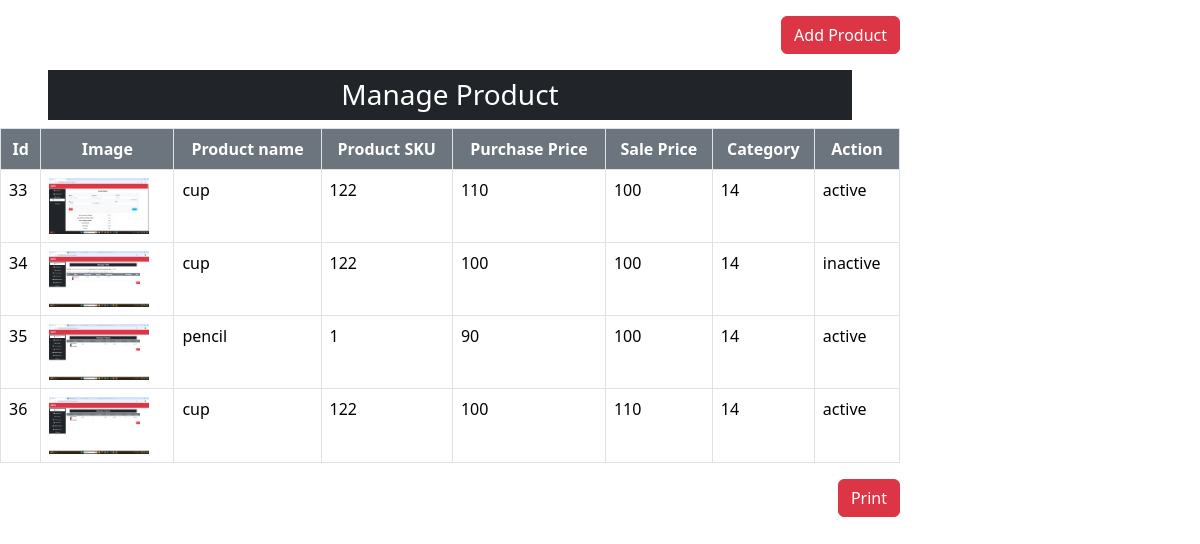
Screenshot of /admin/manageproduct.php with the database file from the repository.
### tables this page shows
CREATE TABLE `addproduct` (
  `id` int(11) NOT NULL,
  `productname` varchar(255) NOT NULL,
  `product_sku` int(11) NOT NULL,
  `product_price` int(11) NOT NULL,
  `product_sale_price` int(11) NOT NULL,
  `category` int(11) NOT NULL,
  `image` blob NOT NULL,
  `status` text NOT NULL
);

### admin/manageproduct.php (the view)
<?php
include('./include/header.php');
include('../connection.php');
?>
<div class="col-md-9">
    <div class="row">
        <div class="col-md-12">
            <a href="dash.php?addproduct" class="btn btn-danger text-white float-end no-print mt-3">Add Product</a>
        </div>
    </div>
    <table class="table table-bordered">
        <div class="mt-3 mx-5 text-center">
            <h3 class="bg-dark text-white p-2">Manage Product</h3>
        </div>
        <thead>
            <tr class="text-center text-white bg-secondary">
                <th class='bg-secondary text-white' scope="col">Id</th>
                <th class='bg-secondary text-white' scope="col">Image</th>
                <th class='bg-secondary text-white' scope="col">Product name</th>
                <th class='bg-secondary text-white' scope="col">Product SKU</th>
                <th class='bg-secondary text-white' scope="col">Purchase Price</th>
                <th class='bg-secondary text-white' scope="col">Sale Price</th>
                <th class='bg-secondary text-white' scope="col">Category</th>
                <th class='bg-secondary text-white' scope="col">Action</th>
            </tr>
        </thead>
        <tbody>
            <?php
            $sql = "SELECT `id`, `productname`, `product_sku`, `product_price`, `product_sale_price`, `category`, `image`, `status` FROM `addproduct`";
            $res = $con->query($sql);
            if ($res->num_rows > 0) {
                while ($row = $res->fetch_assoc()) {
                    echo '<tr>';
                    echo '<td>' . $row['id'] . '</td>';
                    echo '<td><img src="../images/' . $row['image'] . '" style="max-width: 100px; max-height: 100px;"></td>';
                    echo '<td>' . htmlspecialchars($row['productname']) . '</td>';
                    echo '<td>' . htmlspecialchars($row['product_sku']) . '</td>';
                    echo '<td>' . $row['product_price'] . '</td>';
                    echo '<td>' . $row['product_sale_price'] . '</td>';
                    echo '<td>' . htmlspecialchars($row['category']) . '</td>';
                    echo '<td>' . $row['status'] . '</td>';
                    echo '</tr>';
                }
            } else {
                echo '<tr><td colspan="9">No data found.</td></tr>';
            }
            ?>
        </tbody>
    </table>
    <div>
        <button onclick="window.print();" class="no-print btn btn-danger float-end">
            Print
        </button>
    </div>
</div>
<?php
include('./include/footer.php');
?>

### admin/include/header.php (shortened to what this page needs)
<!DOCTYPE html>
<html lang="en">
<head>
    <link rel="stylesheet" href="../css/bootstrap.min.css">
    <link rel="stylesheet" href="../css/all.min.css">
    <link rel="stylesheet" href="https://cdnjs.cloudflare.com/ajax/libs/font-awesome/6.5.2/css/all.min.css" />
    <link rel="stylesheet" href="../css/style.css">
</head>

### admin/include/footer.php (shortened to what this page needs)
</body>
</html>

### rows the page displays
addproduct: id "33", image (picture), productname "cup", product_sku "122", product_price "110", product_sale_price "100", category "14", status "active"
addproduct: id "34", image (picture), productname "cup", product_sku "122", product_price "100", product_sale_price "100", category "14", status "inactive"
addproduct: id "35", image (picture), productname "pencil", product_sku "1", product_price "90", product_sale_price "100", category "14", status "active"
addproduct: id "36", image (picture), productname "cup", product_sku "122", product_price "100", product_sale_price "110", category "14", status "active"
